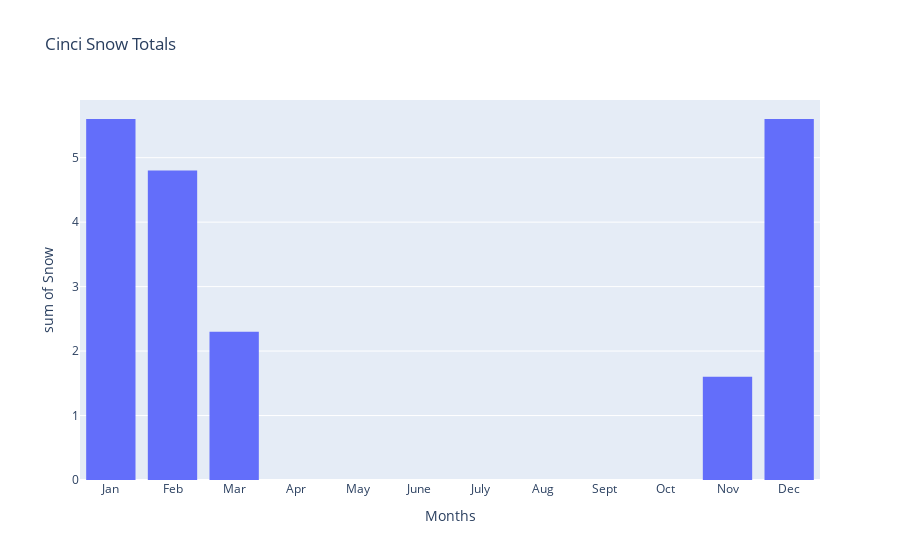

Notebook cell for this chart:
### Code cell
px.histogram(Cinci_Monthly_Rain_Snow, x='Months', y='Snow', title='Cinci Snow Totals', nbins=14)

### Figure 1 — Plotly figure (JSON) as saved in the notebook; plotly's stock layout.template omitted (floating-point values rounded to 4 significant figures)
{"data": [{"alignmentgroup": "True", "bingroup": "x", "histfunc": "sum", "hovertemplate": "Months=%{x}<br>sum of Snow=%{y}<extra></extra>", "legendgroup": "", "marker": {"color": "#636efa", "pattern": {"shape": ""}}, "name": "", "nbinsx": 14, "offsetgroup": "", "orientation": "v", "showlegend": false, "type": "histogram", "x": ["Jan", "Feb", "Mar", "Apr", "May", "June", "July", "Aug", "Sept", "Oct", "Nov", "Dec"], "xaxis": "x", "y": [5.6, 4.8, 2.3, 0, 0, 0, 0, 0, 0, 0, 1.6, 5.6], "yaxis": "y"}], "layout": {"barmode": "relative", "legend": {"tracegroupgap": 0}, "title": {"text": "Cinci Snow Totals"}, "xaxis": {"anchor": "y", "domain": [0, 1], "title": {"text": "Months"}}, "yaxis": {"anchor": "x", "domain": [0, 1], "title": {"text": "sum of Snow"}}}}
